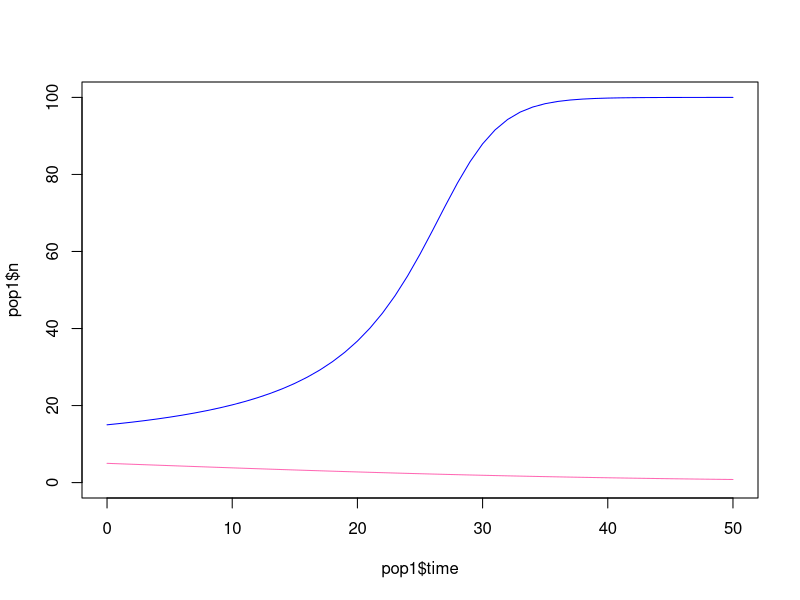

R code for this plot:
## ---- chunk 1
library(deSolve)

PE_AlleeGrowth_Cont <- function(n0, parms, t)
{
  logistic.model.ODE <- function(t, n, parms)
  {
    dn.dt <- parms$r*n*(1-n/parms$K)*((n-parms$a)/parms$K)
    return(list(c(dn.dt))) #returns a list with one element which is a vector
  }
  
  #initial varaible is n0, set up as a vector with one, named element
  inits <- c(n = n0)
  p <- list(r = parms$r, K = parms$K, a = parms$a)
  times <- 0:t # by represents your time step
  
  out <- ode(inits, times, func = logistic.model.ODE, parms = p)
  return(as.data.frame(out))
}
p <- list(r=0.5, K=100, a = 10)
pop1 <-PE_AlleeGrowth_Cont(n0=5, parms=p, t=50)
pop2 <-PE_AlleeGrowth_Cont(n0=15, parms=p, t=50)

max.y <- max(c(pop1$n, pop2$n))

plot(pop1$time, pop1$n, col="hot pink", type = 'l', ylim = c(0,max.y))
lines(pop2$time, pop2$n, col="blue")
